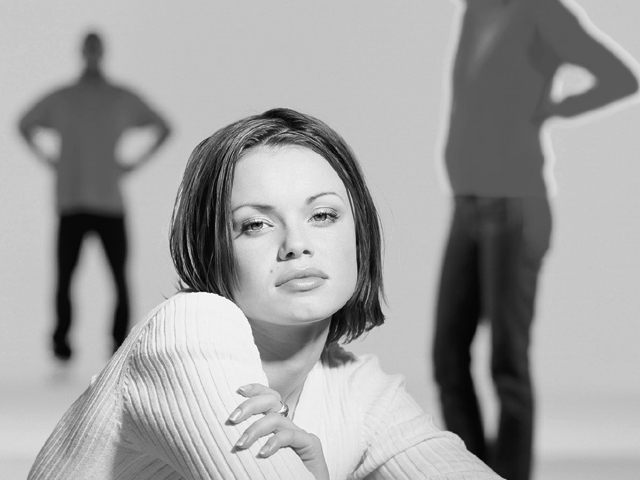
#> input picture woman-g.jpg, 640 x 480 px, found by its file name
$ jupyter execute --allow-errors '01_image_intensity_histogram_のコピー.ipynb'   (shell and % lines are left out)
#> lines starting #> are read from the running program, lines starting #| are printed output that depends on the picture; long printed decimals are rounded
<a href="https://colab.research.google.com/github/noizumari/image-processing/blob/main/01_image_intensity_histogram_%E3%81%AE%E3%82%B3%E3%83%94%E3%83%BC.ipynb" target="_parent"></a>

# 01. 画像の濃淡ヒストグラム
講義で説明する画像処理の方法について，google colaboratoryを利用して演習する．
google colaboratoryは，クラウドで実行する Jupyter ノートブック環境である.
google coraboratoryについては，[ここ](https://www.tdi.co.jp/miso/google-colaboratory-gpu)や[ここ](https://www.codexa.net/how-to-use-google-colaboratory/)を参考にすること．

下記のプログラムを実行すると，グレースケール画像を読み込み，濃淡ヒストグラムを表示する.

## モジュールのインポート

はじめにプログラムの実行に必要なモジュール（ライブラリ）をインポートする．

画像の読み込みには，OpenCVという画像処理・画像認識のライブラリを利用する．
OpenCVをpythonで利用する場合は，`cv2`というパッケージをインポートする．

NumpyはPythonで配列を扱うためのライブラリである．
読み込んだ画像データ等を扱うために使用する．

Matplotlibはグラフや画像等を表示するためのライブラリである．

[cell 1]
import cv2
import numpy as np
from matplotlib import pyplot as plt

## 画像の仕組み

### グレースケール画像
画像は，コンピュータ内では，2次元配列で表現されている．
配列の各要素は画像の画素に対応する．
各画素は8ビットで表現する場合は0から255の値となる．

4*4の画像を作成する．
まず，Pythonのリストを使用して，`img_44`に2次元の配列を作成する．
作成した`img_44`を`imshow`関数を用いて表示することで，
作成したグレースケール画像を表示することができる．

[cell 2]
# 2次元配列で各画素の値を決定
img_44 = np.array([[ 64,   0, 128,  64],
                   [128, 255, 255,   0],
                   [  0, 255, 255, 128],
                   [ 64, 128,   0,  64]], dtype=np.uint8)
# 中身を表示する
print(img_44)
# グレースケール画像として表示
plt.imshow(img_44, cmap="gray", clim=(0, 255))
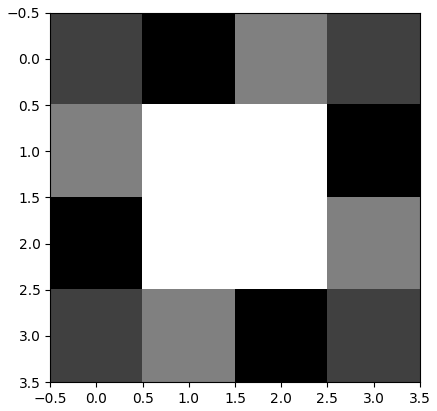
#> figure drawn by matplotlib, 1 panel

### カラー画像
 カラー画像の場合は，3次元配列となっている．
 すなわち，2次元の配列が複数ある．
 カラー画像は赤色 (R)，緑色 (G)，青色 (B) の3つのチャネルから構成されている．
 よって，3次元配列が3つある．

以下では，Pythonのモジュール（ライブラリ）の1つであるNumpyを使用し，4x4のカラー画像を作成する．Numpyの基本的な使い方については，[ここ](https://qiita.com/sqrtxx/items/f37d99991e40a35ee4e0)や[ここ](https://deepage.net/features/numpy/)を参考にすること．

Numpyの`zeros`関数を用いて，4x4x3の3次元配列（`image_array`）を作成する．
`zeros`関数は，配列の要素が全て0の配列を作成する関数である．
この時，第1引数として配列のサイズを指定する．
ここでは，`(4, 4, 3)`と指定することで，4x4x3の3次元配列のサイズを指定する．
また，2つ目の引数として，配列のデータの型を指定する．
`dtype=np.uint8`と指定することで，配列の要素のデータ型を8bitの符号なし整数（8-bit unsigned integer）と指定している．

次に，`image_array`の各要素に画素値を代入する．
ここでは，for文を用いて，配列のインデックス（`h`, `w`）を指定し，指定した要素にRGB値を代入する．
この時，`image_array[h, w]`と指定することで，1次元目は`h`，2次元目は`w`の要素を指定している．
3次元目を指定していしないことで，`h`，`w`の箇所の3つの要素に一度に値を代入している．

最後に`imshow`関数を用いて画像を表示する．

[cell 3]
# 画像の縦・横幅を指定
height = 4
width = 4

# 要素が全て0の3次元配列を作成
image_array = np.zeros((height, width, 3), dtype=np.uint8)

# 配列の各要素に値（画素値）を代入
for h in range(0, height):
    for w in range(0, width):
      image_array[h, w] = [w*64, h*64, w*h*64]

print(image_array)
# カラー画像の表示
plt.imshow(image_array)
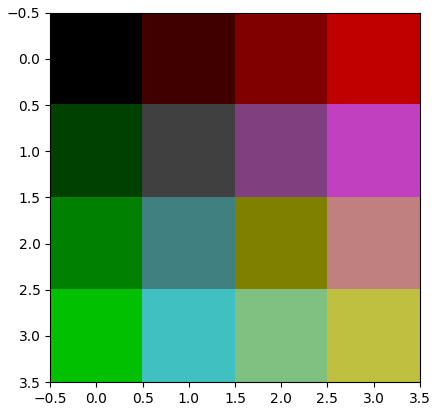
#> figure drawn by matplotlib, 1 panel

### 画像サイズを確認する方法
ファイルから読み込む画像の高さと幅のサイズがわからない場合，以下のように確認することができる．
Pythonでは，OpenCVなどで画像ファイルを読み込むと，画素値がNumpyの配列に格納される．
Numpy配列の`shape`を確認することで，高さと幅のサイズがわかる．

[cell 4]
# 上で作成したカラー画像のデータをコピー
img = image_array.copy()

 # 高さ・幅・チャンネル数の取得
height, width, channel = img.shape

# 表示
print("height  =", height)
print("width   =", width)
print("channel =", channel)

### 指定した画素の値を確認する
上で示したように，コンピュータ上では，画像は2次元配列（グレースケール画像）または3次元配列（カラー画像）であり，各要素を取得することで画素値を確認できる．
配列の各要素にアクセスするには，以下のように要素番号を指定する．
カラー画像の場合は，R, G, Bに対応する3つの値がある．

[cell 5]
# 上で読み込んだカラー画像をコピー
img = image_array.copy()

 # 高さ・幅・チャンネル数の取得
height, width, channel = img.shape

# 確認したい画素の場所を指定
x = 2
y = 1

# x, yが画像のサイズ内であれば，x, yの場所の画素値を表示
if x < width and y < height:
    print(img[y, x])

グレースケール画像の場合も同様に以下のように要素番号を指定する．
カラー画像と異なり，画素の値は輝度値であり，1つだけである．

[cell 6]
# 上で読み込んだグレースケール画像をコピー
img = img_44.copy()

# 高さ・幅の取得
height, width = img.shape

# 確認したい画素の場所を指定
x = 2
y = 1

# x, yが画像のサイズ内であれば，x, yの場所の画素値を表示
if x < width and y < height:
    print(img[y, x])

別の方法として，以下のようにfor文とif文を利用して確認する方法もある．

[cell 7]
# 上で読み込んだグレースケール画像をコピー
img = img_44.copy()

# 高さ・幅の取得
height, width = img.shape
x = 2
y = 1

for i in range(height):
    for j in range(width):
        if i == y and j == x:
          print(img[i, j])

## 画像の読み込みと表示
次に実際の画像を読み込んで表示を行う．

### 画像読み込みの準備
プログラムの動作に必要なデータをダウンロードし，zipファイルを解凍する．
`!`で始まるコマンドはPythonではなく，Linux（Ubuntu）のコマンドを実行している．

### 画像の読み込み

まず，OpenCVの`imread`関数で画像の読み込み，`cvtColor`でカラー画像のチャネルの順番をBGRからRGBに変換している．この処理の詳細は割愛する．

そして，`matplotlib`という描画するパッケージの`imshow`関数を利用して画像を表示する．

[cell 8]
# 画像の読み込み
img_color_origin = cv2.imread('./image1/woman-color.jpg')

# BGRからRGBに変換
#> (the rest of this cell did not finish here and is left out)

グレースケール画像画像を読み込む．そして，`matplotlib`の`imshow`関数で画像を表示する．
この時，`imshow`関数の引数として`cmap="gray"`を指定することで，グレースケール画像として表示をすることができる．
また，imshowは入力された画像の画素値の最大・最小値から自動的に色の表示範囲を調整する．
そのため．グレースケール画像を表示する際には，`clim=(0, 255)`を指定することで，表示する値の範囲を明示的に指定する．

[cell 9]
# グレースケール画像を読み込む
img_gray_g = cv2.imread('./image1/woman-g.jpg', 2)
#> img_gray_g is the input picture: shape (480, 640); min 0, max 254, mean 159.3
# 表示
plt.imshow(img_gray_g, cmap="gray", clim=(0, 255))

コントラストを低くしたグレースケール画像を読み込む．
そして，`matplotlib`の`imshow`関数で画像を表示する．

[cell 10]
# コントラストを低くした画像を読み込む
img_gray_g2 = cv2.imread('./image1/woman-g2.jpg', 2)
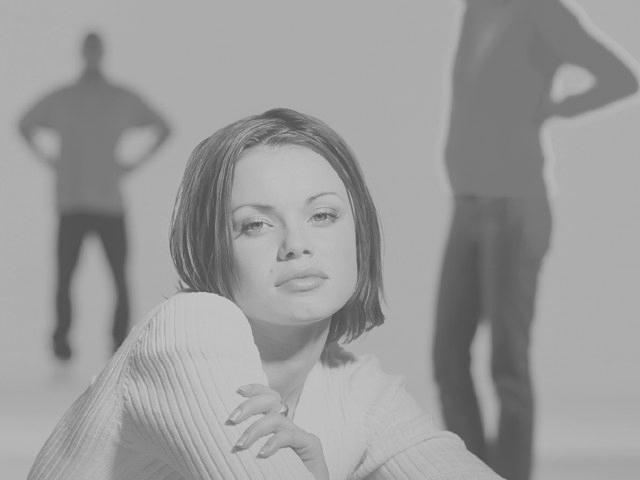
#> input picture woman-g2.jpg, 640 x 480 px, found by its file name
#> img_gray_g2 is the input picture: shape (480, 640); min 78, max 201, mean 154.6
# 表示
plt.imshow(img_gray_g2, cmap="gray", clim=(0, 255))

## 濃淡ヒストグラムの作成
画像の各画素は，0から255の画素値を持つ．
1枚の画像内にどのような画素値が含まれているか分布を濃淡ヒストグラムとして作成する．
濃淡ヒストグラムを見ると，画素値が0に近いところに多くの画素があると暗い画像，画素値が255に近いところに多くの画素があると明るい画像と判断できる．

濃淡ヒストグラムの作成には，`matplotlib`の`hist`関数を利用する．

`hist`関数の第1引数に画像の画素値を入力する．
ここで使用されている`ravel`関数は，配列を1次元に変換するものである．

第2引数にヒストグラムを作成する際のbinの数を指定する．ここでは0から255の256種類の画素値のヒストグラムを作成するため，`256`と指定する．

第3引数では，ヒストグラムを計算する際の各要素の取りうる値の範囲を指定する．
画素の値は0から255のため，`[0, 256]`と指定する．

[cell 11]
# 上で読み込んだグレースケール画像をコピー
img = img_gray_g.copy()

# hist関数を使用して濃淡ヒストグラムを作成
plt.hist(img.ravel(), 256, [0, 256])

# 作成したヒストグラムを表示
plt.show()
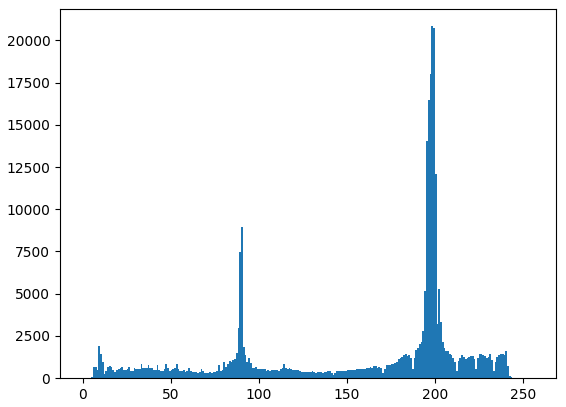
#> figure drawn by matplotlib, 1 panel; tallest bar 20836 high, from x = 198 to 199

コントラストが低いグレースケール画像の場合の濃淡ヒストグラムは以下のようになる．

[cell 12]
#上で読み込んだ低コントラストグレースケール画像をコピー
img = img_gray_g2.copy()

# 濃淡ヒストグラムの作成と表示
plt.hist(img.ravel(), 256, [0, 256])
plt.show()
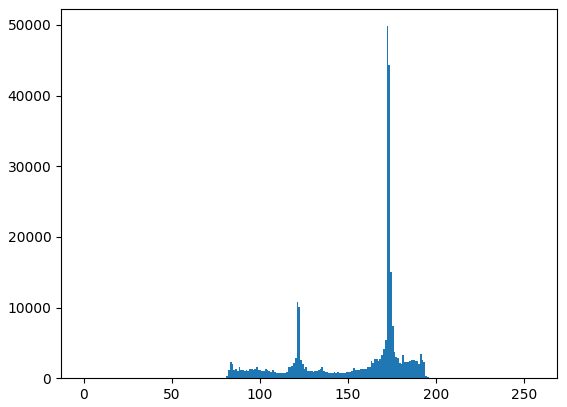
#> figure drawn by matplotlib, 1 panel; tallest bar 49812 high, from x = 172 to 173

### 濃淡ヒストグラムを利用した統計量の獲得
濃淡ヒストグラムは各画素値の画素数をカウントしている．
この情報を利用して，画質を評価するための統計量を獲得できる．

以下では，最大画素値，最小画素値，平均画素値，画素の中央値，コントラストを計算する．

[cell 13]
#上で読み込んだ低コントラストグレースケール画像をコピー
img = img_gray_g2.copy()

# 高さ・幅の取得
height, width = img.shape
#> height = 480; width = 640

# 画像の画素数を計算
imgsize = height * width
#> imgsize = 307200

min_v = img[0][0]
#> min_v = 176
max_v = img[0][0]
#> max_v = 176
imgsum = 0
imglist = []

# for文で1つずつ画素値にアクセスする
for h in range(height):
    for w in range(width):

        # 最小画素値
        if img[h][w] < min_v:
            min_v = img[h][w]
        # 最大画素値
        if img[h][w] > max_v:
            max_v = img[h][w]
        # 画素値の合計
        imgsum += img[h][w]

        # 画素値をリストに追加
        imglist.append(img[h][w])
#> after the loop, imglist = 307200 items; imgsum = 47478649; max_v = 201; min_v = 78

# 平均画素値の計算
avg = imgsum / (imgsize)
#> avg = 154.6

# 画素値の中央値の計算
img_sort = sorted(imglist)
#> img_sort = 307200 items
img_len = len(imglist)
#> img_len = 307200
img_len_half = int(img_len / 2)
#> img_len_half = 153600
if img_len % 2 == 0:
    img_median = (int(img_sort[img_len_half - 1]) + int(img_sort[img_len_half])) / 2
#> img_median = 172
else:
    img_median = img_sort[int((img_len - 1) / 2)]

print("min =", min_v)
#| min = 78
print("max =", max_v)
#| max = 201
print("avg =", avg)
#| avg = 154.553
print("median", img_median)
#| median 172.0

# コントラストの計算
contrast = (int(max_v) - int(min_v)) / (int(max_v) + int(min_v))
#> contrast = 0.441
print("contrast =", contrast)
#| contrast = 0.4409

## 画質の調整（線形変換）
画像全体の明るさを調整する方法である線形変換は，以下のように行う．

[cell 14]
output_img = img_gray_g2.copy()

# 変換後の画素値の最大・最小を指定
D_max = 255
D_min = 0

for i in range(height):
    for j in range(width):
        output_img[i][j] = int(((D_max - D_min) / (max_v - min_v)) * (output_img[i][j] - min_v) + D_min)

# 変換前の画像の描画
plt.imshow(img_gray_g2, cmap="gray", clim=(0, 255))
plt.title('Before')
plt.show()
# 変換後の画像の描画
plt.imshow(output_img, cmap="gray", clim=(0, 255))
plt.title('After')
plt.show()
# 'output.jpg' というファイル名で保存
plt.imsave('output_defa.jpg', output_img, cmap="gray", vmin=0, vmax=255)

変換前後の違いを濃淡ヒストグラムで比較する．

[cell 15]
#処理前
plt.hist(img_gray_g2.ravel(), 256, [0, 256])
plt.title('before')
plt.show()
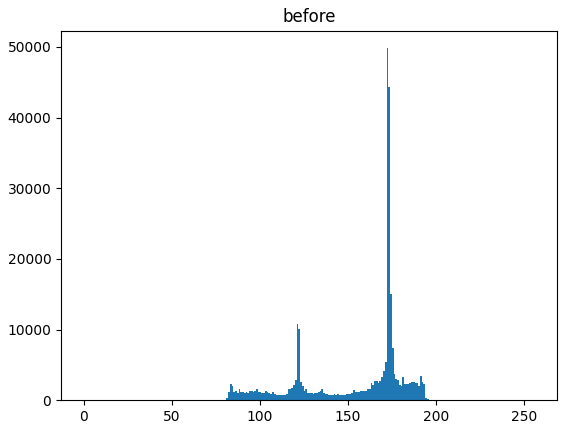
#> figure drawn by matplotlib, 1 panel; tallest bar 49812 high, from x = 172 to 173

#処理後
plt.hist(output_img.ravel(), 256, [0, 256])
plt.title('after')
plt.savefig('senkei_defa_hist.png')
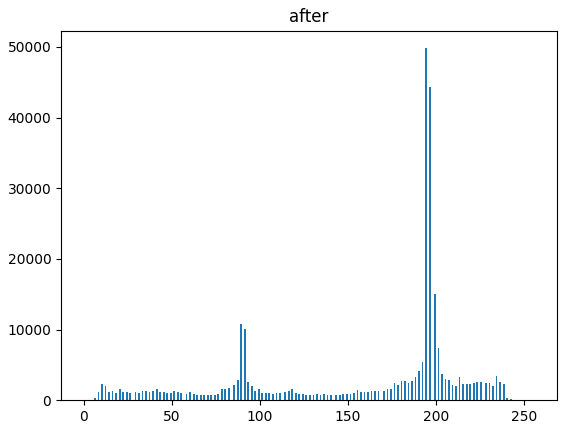
#> figure drawn by matplotlib, 1 panel; tallest bar 49812 high, from x = 194 to 195
plt.show()

## ガンマ補正
ガンマ変換では，画像の各画素の値を非線形に変換する．

以下では，ガンマ変換により画素値を変換する．
まず，ガンマ値を指定する．
その後，for文を用いて1画素ごとにガンマ変換を適用する．

[cell 16]
# 変換前の画像データを準備
img_org = img_gray_g.copy()

# ガンマ値の指定
gamma = 0.2

# ガンマ変換用の画像データを準備
img_gamma = img_gray_g.copy()

# for文で各画素にアクセスし，1画素ごとにガンマ変換を行う
for h in range(img_gamma.shape[0]):
    for w in range(img_gamma.shape[1]):
        img_gamma[h, w] = int(255 * (img_gamma[h, w] / 255) ** (1.0 / gamma))
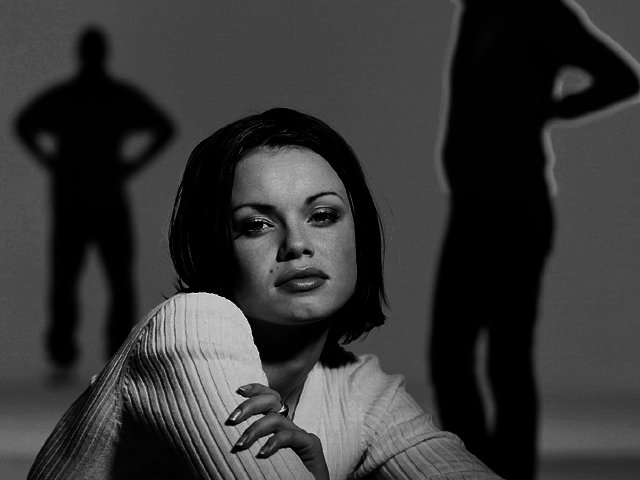
#> img_gamma: shape (480, 640); min 0, max 250, mean 54.2

# 変換前後の画像の描画
plt.imshow(img_org,cmap = "gray", clim=(0, 255))
plt.title('Before')
plt.show()
plt.imshow(img_gamma,cmap = "gray", clim=(0, 255))
plt.title('After')
plt.show()
plt.imsave('gamma_low.jpg', img_gamma, cmap="gray", vmin=0, vmax=255)

線形変換と同様に濃淡ヒストグラムで違いを確認する．

[cell 17]
#処理前
plt.hist(img_org.ravel(), 256, [0, 256])
plt.title('before')
#plt.savefig('gamma_before_hist')
plt.show()
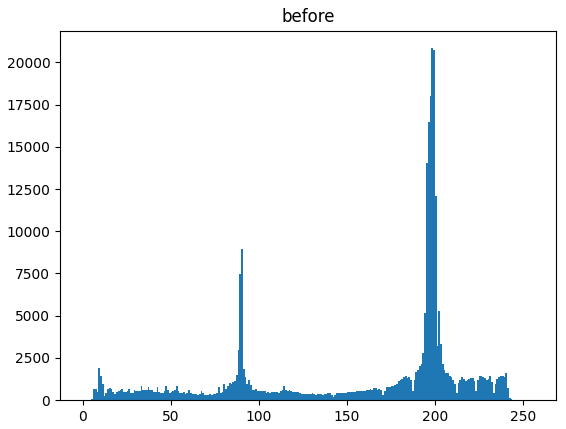
#> figure drawn by matplotlib, 1 panel; tallest bar 20836 high, from x = 198 to 199

#処理後
plt.hist(img_gamma.ravel(), 256, [0, 256])
plt.title('after')
plt.savefig('gamma_low_hist')
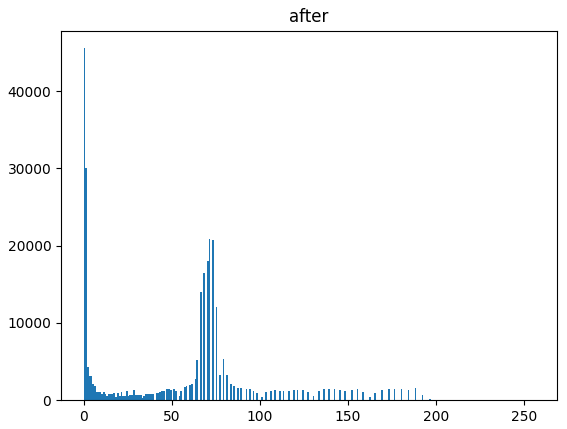
#> figure drawn by matplotlib, 1 panel; tallest bar 45569 high, from x = 0 to 1
plt.show()
